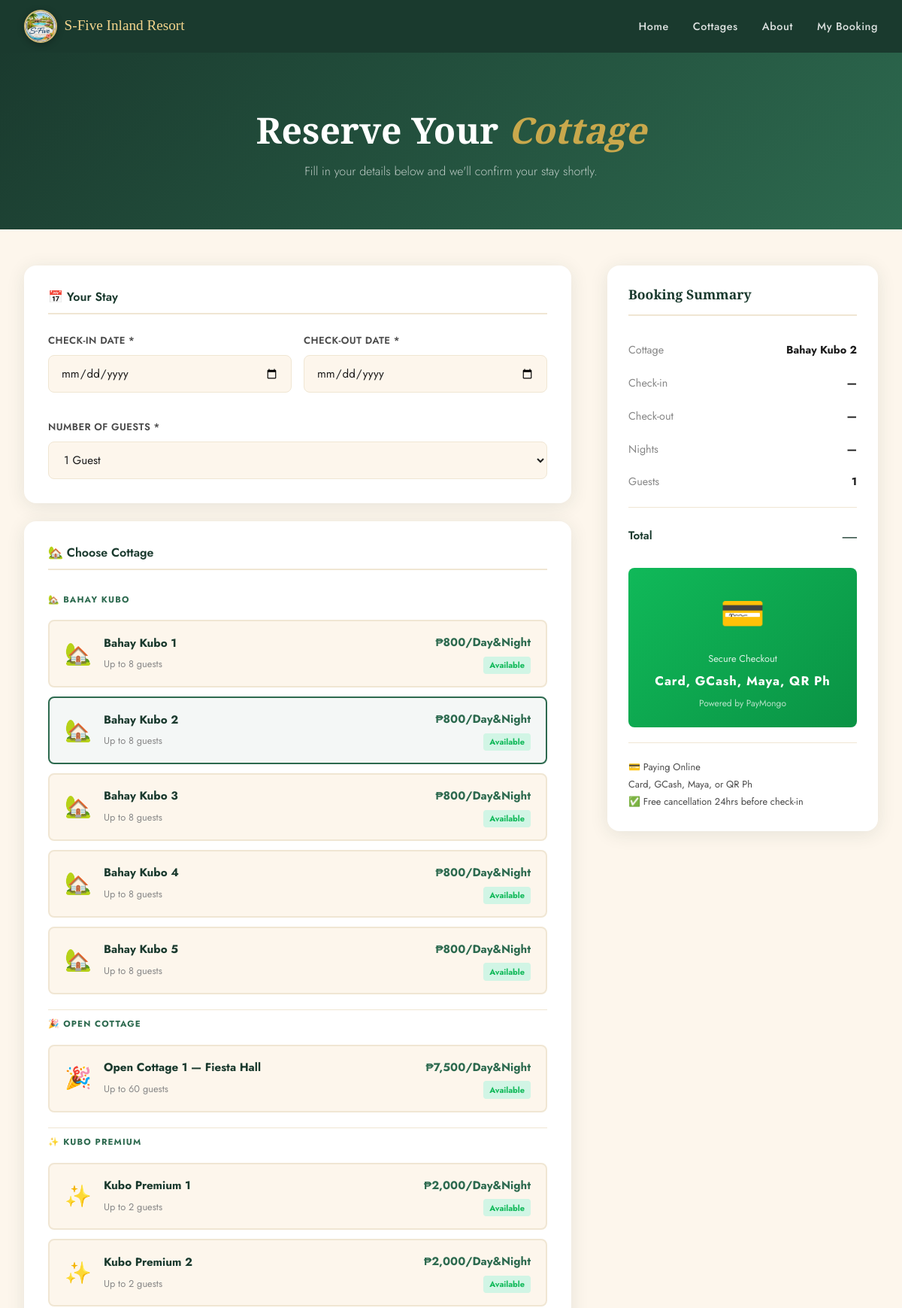
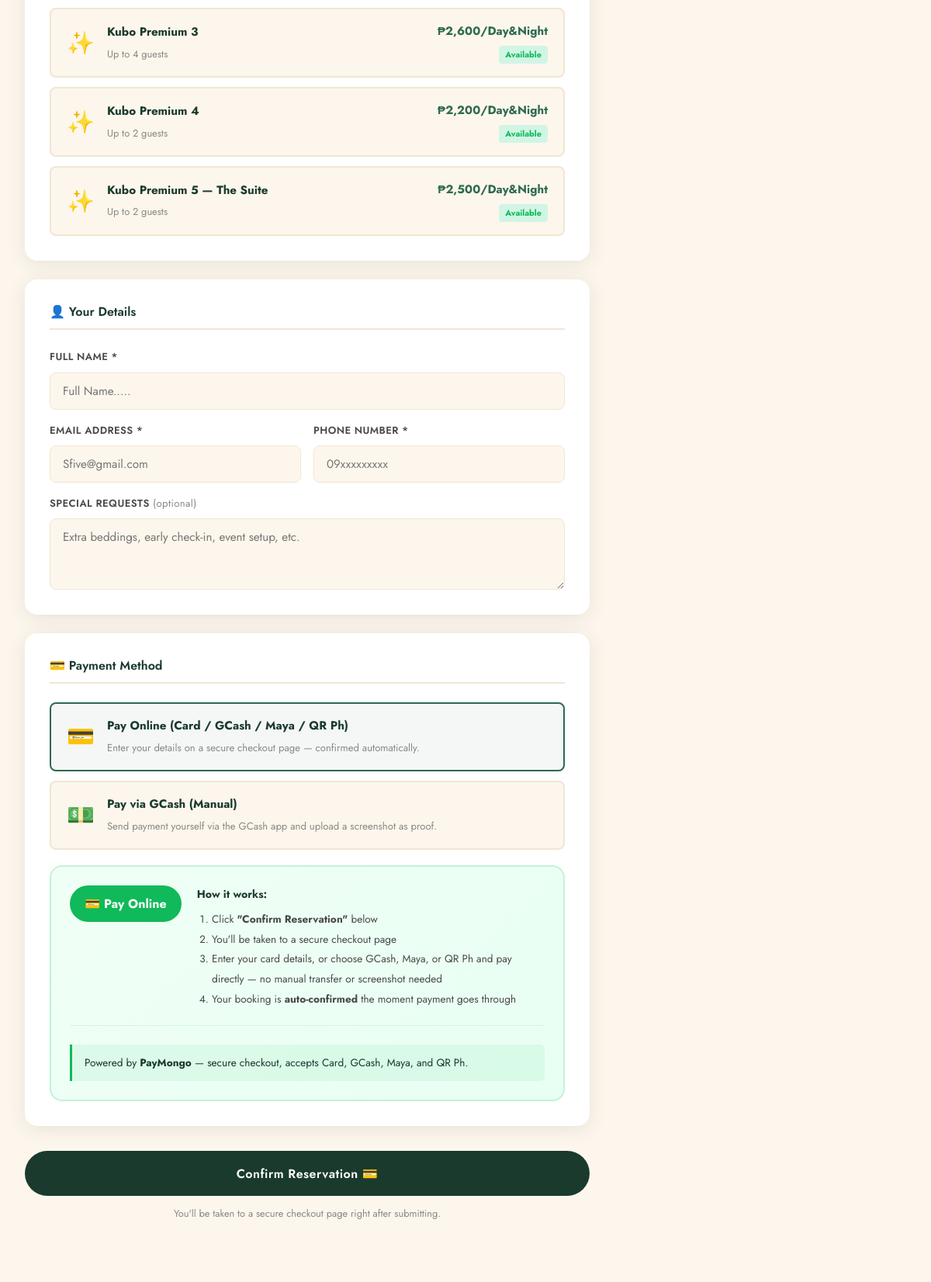
Page /booking.php?cottage_id=2&guests=1 (upper part) on the committed database (2 pictures, top to bottom).
### tables this page shows
CREATE TABLE `cottages` (
  `id` int(11) NOT NULL AUTO_INCREMENT,
  `name` varchar(100) NOT NULL,
  `category` enum('Bahay Kubo','Open Cottage','Kubo Premium') DEFAULT 'Bahay Kubo',
  `description` text DEFAULT NULL,
  `price_per_night` decimal(10,2) NOT NULL,
  `capacity` int(11) NOT NULL,
  `images` text DEFAULT NULL,
  `amenities` text DEFAULT NULL,
  `is_available` tinyint(1) DEFAULT 1,
  `created_at` timestamp NOT NULL DEFAULT current_timestamp(),
  PRIMARY KEY (`id`)
);

### booking.php (the view, shortened to what the rows shown need)
<?php
$db = getDB();
$success      = false;
$booking_result = null;
$check_in   = isset($_GET['check_in'])   ? clean($_GET['check_in'])   : '';
$check_out  = isset($_GET['check_out'])  ? clean($_GET['check_out'])  : '';
$cottage_id = isset($_GET['cottage_id']) ? (int)$_GET['cottage_id']   : 0;
function getCottagesWithStatus($db, $check_in, $check_out) {
    if ($check_in && $check_out) {
        $stmt = $db->prepare("
            SELECT c.*,
                (SELECT COUNT(*) FROM reservations r
                 WHERE r.cottage_id = c.id
                 AND r.status != 'Cancelled'
                 AND NOT (r.check_out <= ? OR r.check_in >= ?)) AS is_booked
            FROM cottages c
            WHERE c.is_available = 1
            ORDER BY FIELD(c.category,'Bahay Kubo','Open Cottage','Kubo Premium'), c.name
        ");
        $stmt->execute([$check_in, $check_out]);
    } else {
        $stmt = $db->query("
            SELECT c.*, 0 AS is_booked
            FROM cottages c
            WHERE c.is_available = 1
            ORDER BY FIELD(c.category,'Bahay Kubo','Open Cottage','Kubo Premium'), c.name
        ");
    }
    return $stmt->fetchAll();
}
$all_cottages = getCottagesWithStatus($db, $check_in, $check_out);
$selected_cottage = null;
if ($cottage_id) {
    $stmt = $db->prepare("SELECT * FROM cottages WHERE id=?");
    $stmt->execute([$cottage_id]);
    $selected_cottage = $stmt->fetch();
}
$grouped_cottages = [];
foreach ($all_cottages as $c) {
    $grouped_cottages[$c['category']][] = $c;
}
$cat_icons = ['Bahay Kubo'=>'🏡','Open Cottage'=>'🎉','Kubo Premium'=>'✨'];
?>
<!DOCTYPE html>
<html lang="en">
<head>
    <link rel="stylesheet" href="css/style.css">
</head>
<body>
<div class="booking-page">
    <div class="booking-hero">
        <h1>Reserve Your <em>Cottage</em></h1>
    </div>
    <div class="container">
    <?php if ($success && $booking_result): ?>
    <div class="success-card">
        <div class="success-icon"><?= $booking_result['payment_method']==='GCash Online' ? '💳' : '💚' ?></div>
        <h2>Booking Submitted!</h2>
        <p>Thank you for choosing <strong>S-Five Inland Resort!</strong> 🌴</p>
        <?php if ($booking_result['payment_method'] === 'GCash Online'): ?>
        <div class="gcash-success-note">
            <div class="gcash-icon-big">💳</div>
            <?php if (!empty($booking_result['gcash_checkout_url'])): ?>
            <p><strong>Your secure checkout is ready!</strong></p>
            <p>Click the button below to pay by card, GCash, Maya, or QR Ph. This page will automatically confirm once payment is received.</p>
            <a href="<?= htmlspecialchars($booking_result['gcash_checkout_url']) ?>"
               class="btn-gcash-pay" target="_blank" rel="noopener"
               onclick="startPaymentPolling()">
                💳 Pay Now
            </a>
            <div id="paymentStatusBox" style="margin-top:1.2rem;padding:0.85rem 1rem;border-radius:10px;background:#f0fdf6;border:1.5px solid #d1fae5;display:none;">
                <span id="paymentStatusIcon">⏳</span>
                <span id="paymentStatusText" style="font-size:0.9rem;color:#065f46;font-weight:600;margin-left:0.4rem;">Waiting for payment...</span>
            </div>
            <div id="paymentConfirmedBox" style="margin-top:1.2rem;padding:1rem;border-radius:10px;background:#d1fae5;border:2px solid #10b959;display:none;text-align:center;">
                <div style="font-size:2rem;">✅</div>
                <p style="font-weight:700;color:#065f46;margin:0.3rem 0;">Payment Confirmed!</p>
                <p style="font-size:0.85rem;color:#047857;">Your booking is now <strong>Confirmed</strong>. Thank you!</p>
            </div>
            <?php else: ?>
            <p><strong>Booking submitted!</strong> We'll send you the payment link shortly.</p>
            <?php endif; ?>
        </div>
        <script>
        // Auto-poll PayMongo every 5 seconds after guest clicks Pay
        let pollInterval = null;
        let pollCount    = 0;
        const MAX_POLLS  = 72; // poll for up to 6 minutes
        function startPaymentPolling() {
            document.getElementById('paymentStatusBox').style.display = 'block';
            if (pollInterval) return; // already polling
            pollInterval = setInterval(checkPaymentStatus, 5000);
        }
        async function checkPaymentStatus() {
            pollCount++;
            if (pollCount > MAX_POLLS) {
                clearInterval(pollInterval);
                document.getElementById('paymentStatusText').textContent = 'Payment not detected yet. Check your booking code later.';
                document.getElementById('paymentStatusIcon').textContent = '⚠️';
                return;
            }
            try {
                const res  = await fetch('booking.php?action=poll_payment&code=<?= urlencode($booking_result['code']) ?>');
                const data = await res.json();
                if (data.paid) {
                    clearInterval(pollInterval);
                    document.getElementById('paymentStatusBox').style.display  = 'none';
                    document.getElementById('paymentConfirmedBox').style.display = 'block';
                } else {
                    document.getElementById('paymentStatusText').textContent =
                        'Waiting for payment... (check ' + pollCount + ')';
                }
            } catch(e) {
                // network hiccup — keep polling
            }
        }
        </script>
        <?php else: ?>
        <div class="gcash-success-note">
            <div class="gcash-icon-big">💚</div>
            <p><strong>Payment proof received!</strong></p>
            <p>Your GCash reference <code><?= htmlspecialchars($booking_result['gcash_ref']) ?></code> and screenshot are now with our team. We'll check it against our GCash account and confirm your booking shortly.</p>
            <p style="margin-top:0.5rem;font-size:0.85rem;color:#666;">Status: <span class="status-badge pending">Pending Verification</span></p>
        </div>
        <?php endif; ?>
        <div class="booking-code-box" style="margin:1.25rem 0;padding:0.9rem 1.1rem;border-radius:10px;background:#f0fdf6;border:1.5px dashed #a3cfbb;display:flex;align-items:center;justify-content:space-between;gap:0.75rem;flex-wrap:wrap;">
            <div>
                <div style="font-size:0.72rem;font-weight:700;text-transform:uppercase;letter-spacing:0.06em;color:#5a8a6f;">Your Booking Code</div>
                <div id="bookingCodeText" style="font-family:monospace;font-size:1.35rem;font-weight:700;color:#0a5c36;letter-spacing:0.03em;"><?= $booking_result['code'] ?></div>
            </div>
            <button
                type="button"
                class="btn-ghost"
                id="copyCodeBtn"
                onclick="copyBookingCode()"
                style="white-space: nowrap; color: #000;border: 1px solid #000;">
                📋 Copy Code
            </button>
        </div>
        <div class="booking-summary-box">
            <div class="summary-row"><span>Booking Code</span><strong><?= $booking_result['code'] ?></strong></div>
            <div class="summary-row"><span>Guest Name</span><strong><?= htmlspecialchars($booking_result['name']) ?></strong></div>
            <div class="summary-row"><span>Cottage</span><strong><?= htmlspecialchars($booking_result['cottage']) ?></strong></div>
            <div class="summary-row"><span>Check-in</span><strong><?= date('F d, Y', strtotime($booking_result['check_in'])) ?></strong></div>
            <div class="summary-row"><span>Check-out</span><strong><?= date('F d, Y', strtotime($booking_result['check_out'])) ?></strong></div>
            <div class="summary-row"><span>Duration</span><strong><?= $booking_result['nights'] ?> night(s)</strong></div>
            <div class="summary-row"><span>Payment</span><strong><?= $booking_result['payment_method'] ?></strong></div>
            <div class="summary-row total-row"><span>Total Amount</span><strong>₱<?= number_format($booking_result['total'], 2) ?></strong></div>
        </div>
        <p class="note-text">🧾 A confirmation email will be sent to your email address once your booking has been confirmed.</p>
        <p class="note-text">🔎 Save your booking code above — you can find your booking anytime on the <a href="check_booking.php?code=<?= $booking_result['code'] ?>">My Booking</a> page.</p>
        <div class="success-actions">
            <a href="check_booking.php?code=<?= $booking_result['code'] ?>" class="btn-primary">Track Booking</a>
            <a href="receipt.php?code=<?= $booking_result['code'] ?>" class="btn-ghost" target="_blank">🧾 View Receipt</a>
            <a href="index.php" class="btn-ghost">Back to Home</a>
        </div>
        <script>
        function copyBookingCode() {
            const code = document.getElementById('bookingCodeText').textContent.trim();
            const btn  = document.getElementById('copyCodeBtn');
            const done = () => { const old = btn.textContent; btn.textContent = '✅ Copied!'; setTimeout(() => btn.textContent = old, 1800); };
            if (navigator.clipboard && window.isSecureContext) {
                navigator.clipboard.writeText(code).then(done).catch(() => fallbackCopy(code, done));
            } else {
                fallbackCopy(code, done);
            }
        }
        function fallbackCopy(text, done) {
            const ta = document.createElement('textarea');
            ta.value = text; ta.style.position = 'fixed'; ta.style.opacity = '0';
            document.body.appendChild(ta); ta.select();
            try { document.execCommand('copy'); done(); } catch (e) {}
            document.body.removeChild(ta);
        }
        </script>
    </div>
    <?php else: ?>
    <div class="booking-layout">
        <div class="booking-form-col">
            <form action="booking.php" method="POST" enctype="multipart/form-data" class="booking-form" id="bookingForm">
                <div class="form-section">
                    <div class="cottage-options" id="cottageOptions">
                        <?php foreach ($grouped_cottages as $cat => $cats_cottages): ?>
                        <div class="co-category-label"><?= $cat_icons[$cat] ?? '🏠' ?> <?= $cat ?></div>
                        <?php foreach ($cats_cottages as $c):
                            $isSelected = ($c['id'] == $cottage_id);
                            $isBooked   = (bool)$c['is_booked'];
                        ?>
                        <label class="cottage-option <?= $isSelected?'selected':'' ?> <?= $isBooked?'booked-option':'' ?>"
                               data-price="<?= $c['price_per_night'] ?>"
                               data-name="<?= htmlspecialchars($c['name']) ?>"
                               data-capacity="<?= $c['capacity'] ?>">
                            <div class="co-icon"><?= $cat_icons[$cat] ?? '🏠' ?></div>
                            <div class="co-info">
                                <strong><?= htmlspecialchars($c['name']) ?></strong>
                                <span>Up to <?= $c['capacity'] ?> guests</span>
                            </div>
                            <div class="co-right">
                                <div class="co-price">₱<?= number_format($c['price_per_night'],0) ?>/Day&Night</div>
                                <?php if ($isBooked): ?>
                                <span class="co-unavail-tag">Unavailable</span>
                                <?php else: ?>
                                <span class="co-avail-tag">Available</span>
                                <?php endif; ?>
                            </div>
                        </label>
                        <?php endforeach; ?>
                        <?php endforeach; ?>
                    </div>
                </div>
            </form>
        </div>
        <div class="booking-sidebar">
            <div class="sidebar-card sticky">
                <div class="summary-item">
                    <span>Cottage</span>
                    <strong id="summary-cottage-name"><?= $selected_cottage?htmlspecialchars($selected_cottage['name']):'—' ?></strong>
                </div>
            </div>
        </div>
    </div>
    <?php endif; ?>
    </div>
</div>
</body>
</html>

### rows in the picture
cottages: cat "🏡", name "Bahay Kubo 1", capacity "8", price_per_night "800"
cottages: cat "🏡", name "Bahay Kubo 2", capacity "8", price_per_night "800"
cottages: cat "🏡", name "Bahay Kubo 3", capacity "8", price_per_night "800"
cottages: cat "🏡", name "Bahay Kubo 4", capacity "8", price_per_night "800"
cottages: cat "🏡", name "Bahay Kubo 5", capacity "8", price_per_night "800"
cottages: cat "🎉", name "Open Cottage 1 — Fiesta Hall", capacity "60", price_per_night "7,500"
cottages: cat "✨", name "Kubo Premium 1", capacity "2", price_per_night "2,000"
cottages: cat "✨", name "Kubo Premium 2", capacity "2", price_per_night "2,000"
cottages: cat "✨", name "Kubo Premium 3", capacity "4", price_per_night "2,600"
cottages: cat "✨", name "Kubo Premium 4", capacity "2", price_per_night "2,200"
cottages: cat "✨", name "Kubo Premium 5 — The Suite", capacity "2", price_per_night "2,500"

### other values in the picture
$cat_icons[$cat] "🏡"
$cat "BAHAY KUBO"
$cat_icons[$cat] "🎉"
$cat "OPEN COTTAGE"
$cat_icons[$cat] "✨"
$cat "KUBO PREMIUM"
$nights?:'—' "—"
$guests "1"
form field num_guests "1 Guest"
